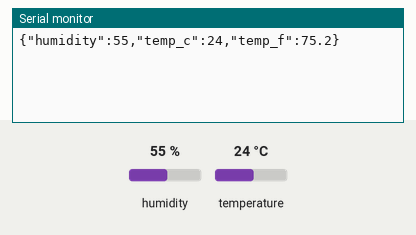
The sketch below on a simulated Arduino Uno, built with avr-gcc and run on an emulated ATmega328P. On the bench: the last lines printed to the serial monitor. The inputs (shaded band) are chosen by the test bench; at power-on: humidity 55 %, temperature 24 °C.

Above: at 3.2 s.
3.3 s: humidity set to 22 %
At 5.5 s:
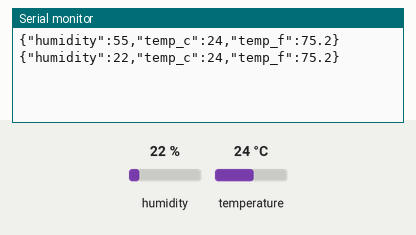
6.0 s: temperature set to 12 °C
At 6.8 s:
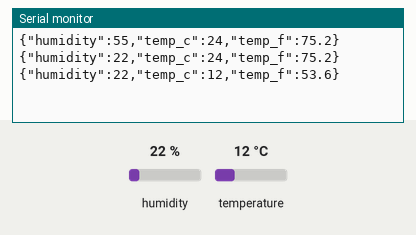
8.7 s: humidity set to 40 %
At 10.5 s:
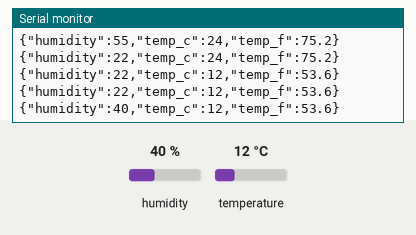
Timing chart, 0 to 12.0 s (numbered marks = the images above; inputs shaded):
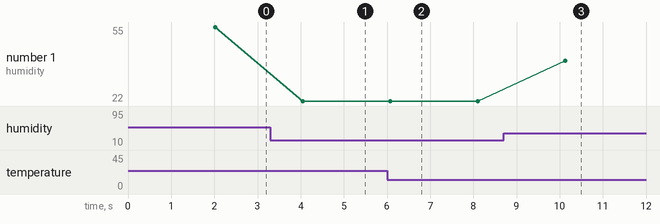

Measured:
- after the input at 3.3 s, the serial monitor: prints a new line after 0.75 s (image 1)
- after the input at 6.0 s, the serial monitor: prints a new line after 0.08 s (image 2)
- after the input at 8.7 s, the serial monitor: prints a new line after 1.4 s (image 3)
- plotted number 1: 55 → 22 after the input at 3.3 s, 22 → 40 after the input at 8.7 s

The sketch:

temp_humidity_sensor.ino
```cpp
#include <ArduinoJson.h>
#include <ArduinoJson.hpp>

#include <DHT.h>
#define Type DHT11
int sensePin=2;
int setTime=2000;
int dt=2000;

DHT HT(sensePin,Type);
float humidity;
float tempC;
float tempF;
JsonDocument doc;

void setup() {
  Serial.begin(9600);
  HT.begin();
  delay(setTime);
}

void loop() {
  humidity=HT.readHumidity();
  tempC=HT.readTemperature();
  tempF=HT.readTemperature(true);
  doc["humidity"] = humidity;
  doc["temp_c"] = tempC;
  doc["temp_f"] = tempF;
  serializeJson(doc, Serial);
  Serial.println();
  delay(dt);
}
```
